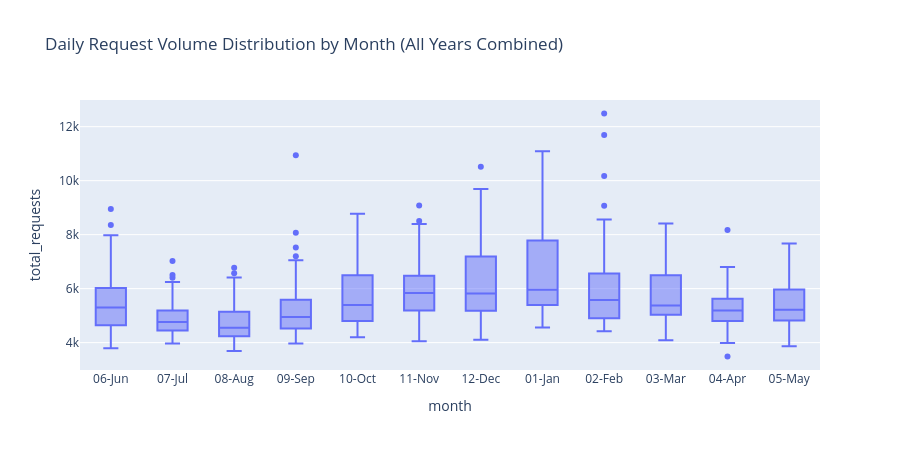

The cell this chart's notebook holds for it:
### Markdown cell above
## Monthly seasonality

Testing the hypothesis from the citywide chart: do specific months
show systematic spikes (e.g. heat complaints in winter, noise in
summer)? Aggregating across all 3 years to separate seasonal pattern
from one-off events.

### Code cell
monthly = (
    daily_total.assign(month=daily_total['request_date'].dt.month_name())
    .groupby('month')['total_requests']
    .agg(['mean', 'median'])
    .reindex(['January','February','March','April','May','June',
              'July','August','September','October','November','December'])
    .round(0)
)
print(monthly)

fig = px.box(
    daily_total.assign(month=daily_total['request_date'].dt.strftime('%m-%b')),
    x='month', y='total_requests',
    title='Daily Request Volume Distribution by Month (All Years Combined)'
)
fig.update_layout(height=450)
fig.show()

### Figure 1 — Plotly figure (JSON) as saved in the notebook; plotly's stock layout.template omitted (floating-point values rounded to 4 significant figures; data arrays with more than 128 entries replaced by an {"elided": "..."} marker saying what was removed)
{"data": [{"alignmentgroup": "True", "hovertemplate": "month=%{x}<br>total_requests=%{y}<extra></extra>", "legendgroup": "", "marker": {"color": "#636efa"}, "name": "", "notched": false, "offsetgroup": "", "orientation": "v", "showlegend": false, "type": "box", "x": {"elided": "1113 str values"}, "x0": " ", "xaxis": "x", "y": {"elided": "1113 int values"}, "y0": " ", "yaxis": "y"}], "layout": {"boxmode": "group", "height": 450, "legend": {"tracegroupgap": 0}, "title": {"text": "Daily Request Volume Distribution by Month (All Years Combined)"}, "xaxis": {"anchor": "y", "domain": [0, 1], "title": {"text": "month"}}, "yaxis": {"anchor": "x", "domain": [0, 1], "title": {"text": "total_requests"}}}}
